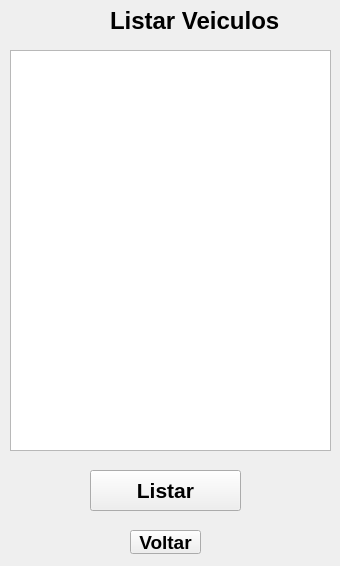
<?xml version="1.0" encoding="UTF-8"?>
<ui version="4.0">
 <class>listarveiculo</class>
 <widget class="QWidget" name="listarveiculo">
  <property name="geometry">
   <rect>
    <x>0</x>
    <y>0</y>
    <width>340</width>
    <height>566</height>
   </rect>
  </property>
  <property name="windowTitle">
   <string>Form</string>
  </property>
  <widget class="QLabel" name="label">
   <property name="geometry">
    <rect>
     <x>110</x>
     <y>10</y>
     <width>181</width>
     <height>21</height>
    </rect>
   </property>
   <property name="font">
    <font>
     <pointsize>18</pointsize>
     <bold>true</bold>
    </font>
   </property>
   <property name="text">
    <string>Listar Veiculos</string>
   </property>
   <property name="textFormat">
    <enum>Qt::PlainText</enum>
   </property>
  </widget>
  <widget class="QPushButton" name="pushButton">
   <property name="geometry">
    <rect>
     <x>130</x>
     <y>530</y>
     <width>71</width>
     <height>24</height>
    </rect>
   </property>
   <property name="font">
    <font>
     <pointsize>14</pointsize>
     <bold>true</bold>
    </font>
   </property>
   <property name="text">
    <string>Voltar</string>
   </property>
  </widget>
  <widget class="QTextBrowser" name="textBrowser">
   <property name="geometry">
    <rect>
     <x>10</x>
     <y>50</y>
     <width>321</width>
     <height>401</height>
    </rect>
   </property>
   <property name="font">
    <font>
     <pointsize>16</pointsize>
     <bold>true</bold>
    </font>
   </property>
  </widget>
  <widget class="QPushButton" name="pushButton_2">
   <property name="geometry">
    <rect>
     <x>90</x>
     <y>470</y>
     <width>151</width>
     <height>41</height>
    </rect>
   </property>
   <property name="font">
    <font>
     <pointsize>16</pointsize>
     <bold>true</bold>
    </font>
   </property>
   <property name="text">
    <string>Listar</string>
   </property>
  </widget>
 </widget>
 <resources/>
 <connections/>
</ui>
